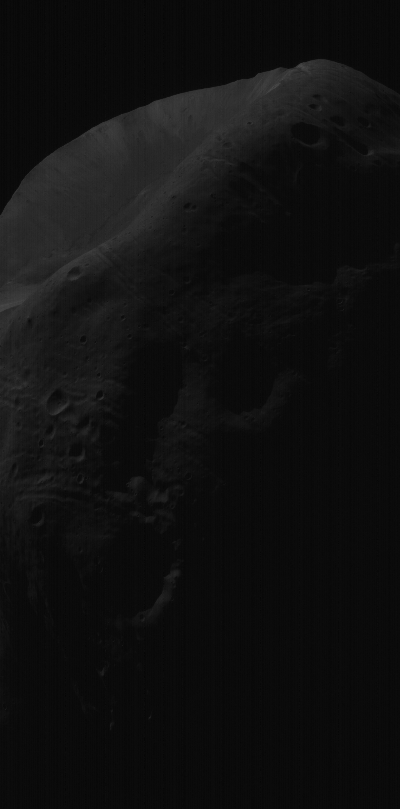
%> input picture 3. Histograms Lab/phobos.bmp, 400 x 809 px
$ octave h5_histogram_matching.m   (GNU Octave 9; MATLAB toolbox functions it lacks are replaced by stand-ins)
%> lines starting %> are read from the running program, lines starting %| are printed output that depends on the picture
clearvars;
close all;
clc;

phobos = imread('phobos.bmp');
%> phobos is the input picture: size 809x400 uint8; min 3, max 73, mean 16.1
figure('position', [50, 100, 1400, 650]);

subplot(2, 5, 1);
imshow(phobos);
title('Original Phobos Image');

phobos_stretched = imadjust(phobos);
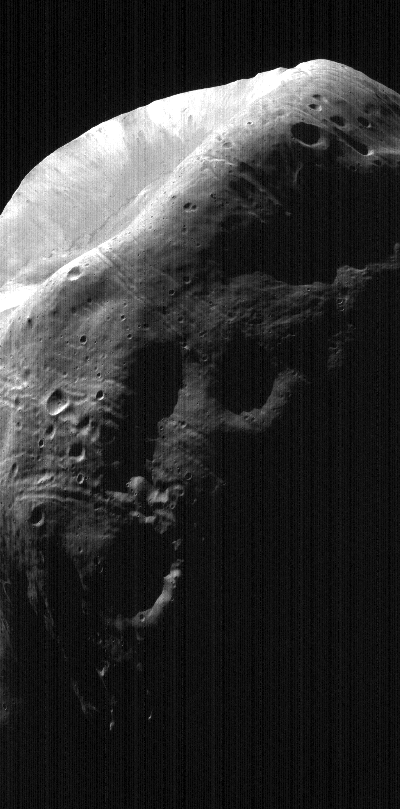
%> phobos_stretched: size 809x400 uint8; min 0, max 255, mean 48
subplot(2, 5, 2);
imshow(phobos_stretched);
title('After Histogram Stretching');

phobos_he = histeq(phobos);
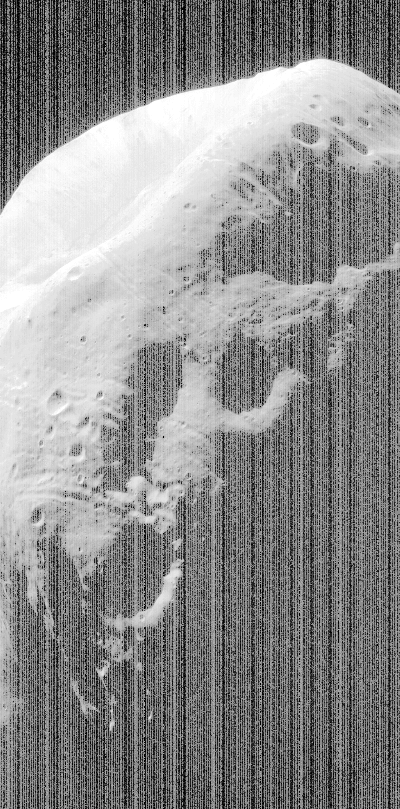
%> phobos_he: size 809x400 uint8; min 0, max 255, mean 140.7
subplot(2, 5, 3);
imshow(phobos_he);
title('After Histogram Equalization (HE)');

phobos_clahe = adapthisteq(phobos);
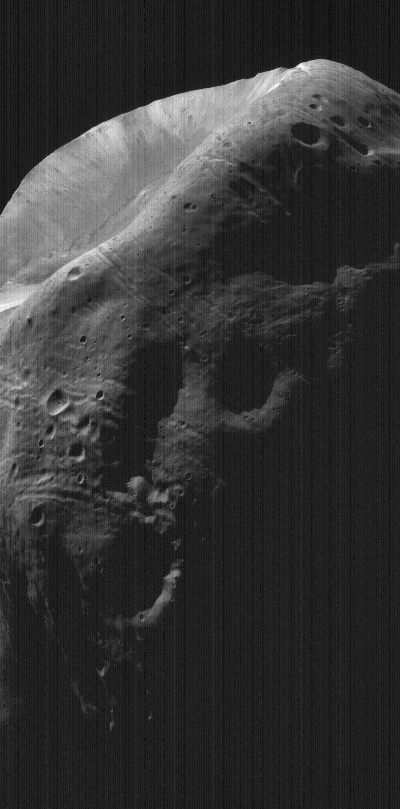
%> phobos_clahe: size 809x400 uint8; min 0, max 255, mean 52.1
subplot(2, 5, 4);
imshow(phobos_clahe);
title('After Adaptive Equalization');

load desiredHistogram;
phobos_matched = histeq(phobos, desiredHistogram);
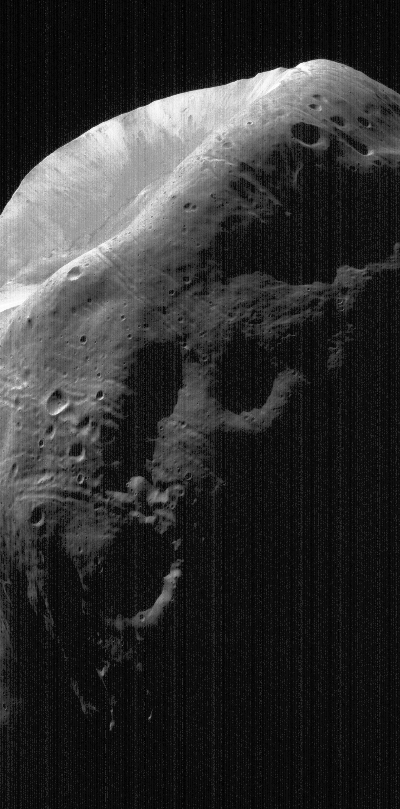
%> phobos_matched: size 809x400 uint8; min 0, max 255, mean 47.7
subplot(2, 5, 5);
imshow(phobos_matched);
title('After Histogram Matching (HM)');

% Calculate and display histograms for all images
subplot(2, 5, 6);
imhist(phobos);
title('Histogram');

subplot(2, 5, 7);
imhist(phobos_stretched);
title('Histogram');

subplot(2, 5, 8);
imhist(phobos_he);
title('Histogram');

subplot(2, 5, 9);
imhist(phobos_clahe);
title('Histogram');

subplot(2, 5, 10);
imhist(phobos_matched);
title('Histogram');
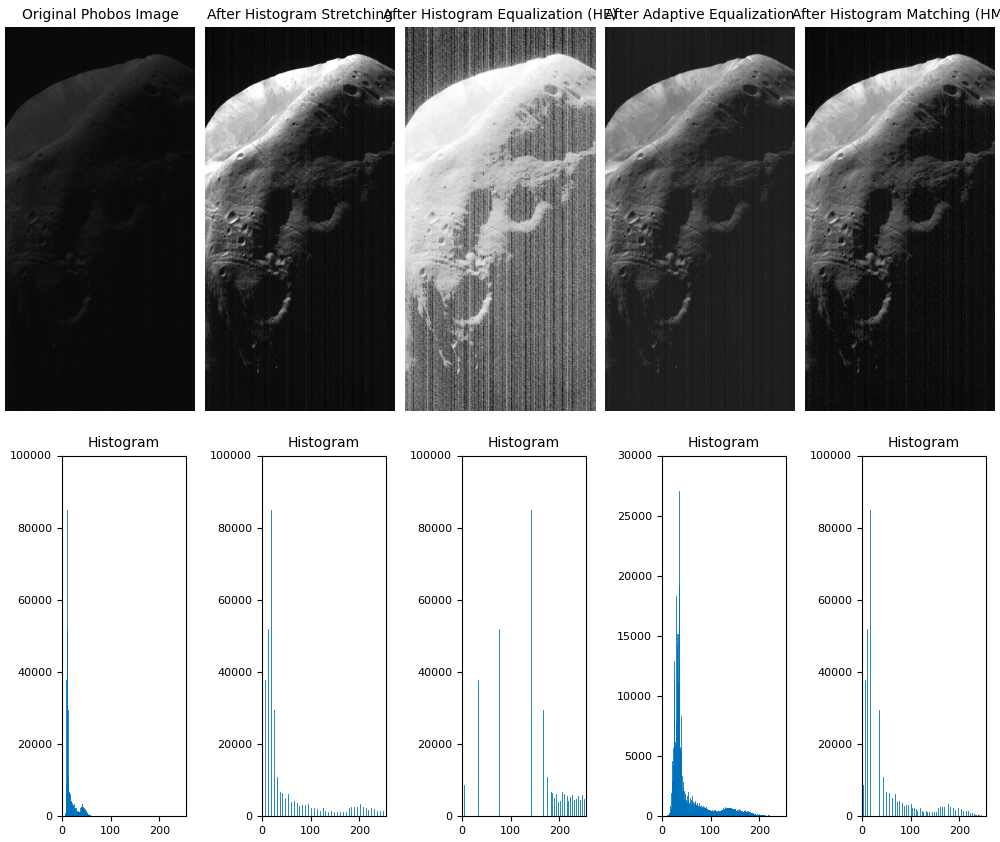
%> figure redrawn from the program's plot data, 10 panels
